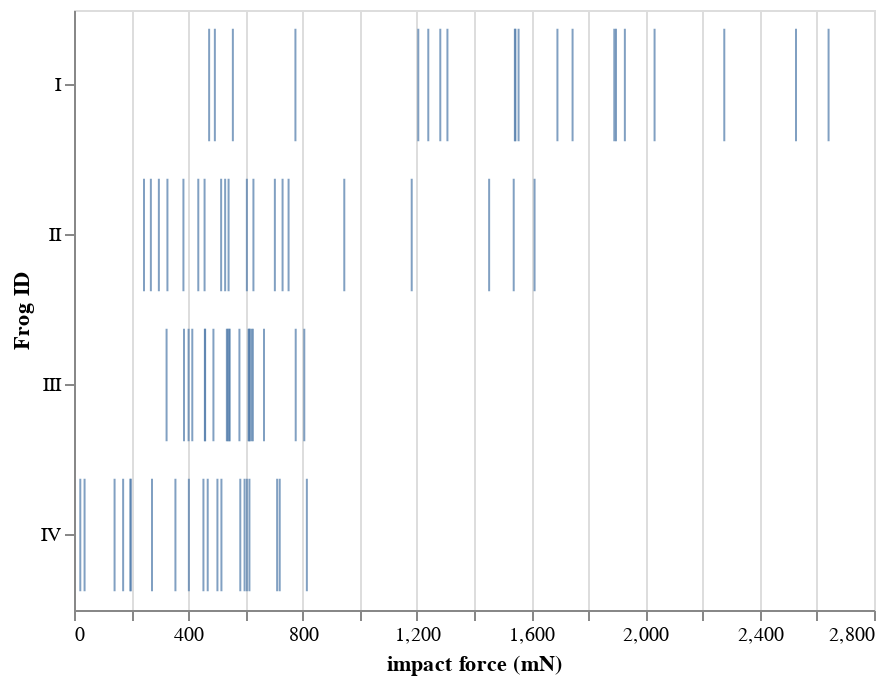

The cell this chart's notebook holds for it:
### Markdown cell above
### Strip plots

We could plot these using a **strip plot**. Here, each measurement is represented by a tick.

### Code cell
alt.Chart(df
    ).mark_tick(
    ).encode(
        x='impact force (mN):Q',
        y=alt.Y('ID:N', title='Frog ID')
    )
